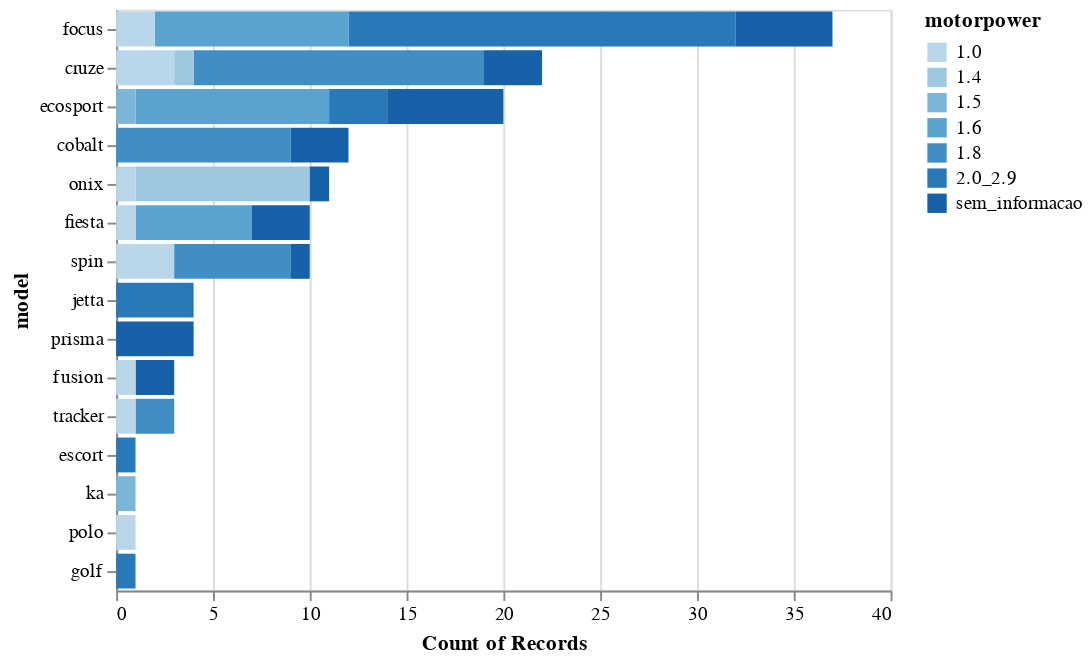

The code cell stored with this chart in its notebook:
### Code cell
model_power_count(df)

### Figure 1 — Vega-Lite specification as saved in the notebook (floating-point values rounded to 4 significant figures; data arrays with more than 128 entries replaced by an {"elided": "..."} marker saying what was removed)
{"config": {"view": {"continuousWidth": 400, "continuousHeight": 300}}, "data": {"name": "data-7c2fd5d23ee66f07378a031743bb9726"}, "mark": "bar", "encoding": {"color": {"type": "ordinal", "field": "motorpower"}, "opacity": {"condition": {"value": 1, "selection": "selector017"}, "value": 0.1}, "tooltip": [{"type": "nominal", "field": "motorpower"}, {"type": "quantitative", "aggregate": "count"}], "x": {"type": "quantitative", "aggregate": "count"}, "y": {"type": "nominal", "field": "model", "sort": {"encoding": "x", "order": "descending"}}}, "selection": {"selector017": {"type": "multi", "fields": ["motorpower"], "bind": "legend"}}, "$schema": "https://vega.github.io/schema/vega-lite/v4.8.1.json", "datasets": {"data-7c2fd5d23ee66f07378a031743bb9726": {"elided": "140 records"}}}
